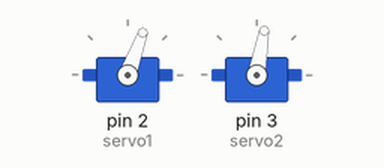
Bench run of a sketch on a simulated Arduino Uno, built with avr-gcc and run on an emulated ATmega328P. Shown: 2 × servo.

Above: at 10.2 s.
At 11.2 s:
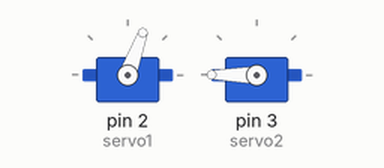
At 12.2 s:
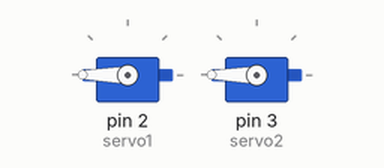
At 27.3 s:
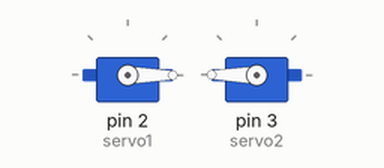
Timing chart, 0 to 40.0 s (numbered marks = the images above):
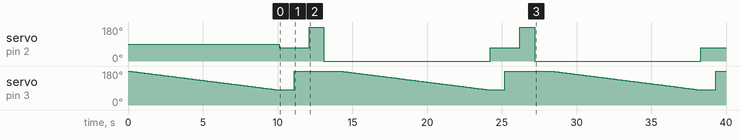

Measured:
- by itself, servo on pin 2 (servo1): 90° → 70° at 10.1 s, → 180° 2.0 s later, → 0° 1.0 s later, → 70° 11.1 s later, … (7 changes in this stretch)
- by itself, servo on pin 3 (servo2): ramps from 180° to 80° and jumps back, once every 14.1 s

The sketch:

page_flipping.ino
```cpp
#include <Servo.h>

Servo servo1;
Servo servo2;
int pos = 180;
void setup() {
  // put your setup code here, to run once:
  servo1.attach(2);
  servo2.attach(3);
}

void loop() {
  // put your main code here, to run repeatedly:
  for (pos = 180; pos >= 80; pos -= 1) { // goes from 0 degrees to 180 degrees
    // in steps of 1 degree
    servo2.write(pos);              // tell servo to go to position in variable 'pos'
    delay(100);                       // waits 15ms for the servo to reach the position
  }
  servo1.write(70);
  delay(1000);

  servo2.write(180);
  delay(1000);

  servo1.write(180);
  delay(1000);

  servo1.write(0);
  delay(1000);

}
```
